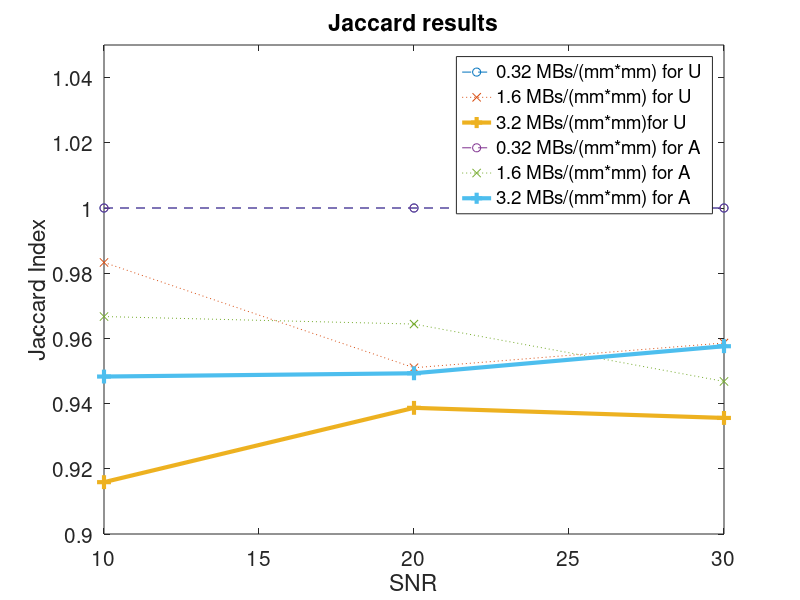
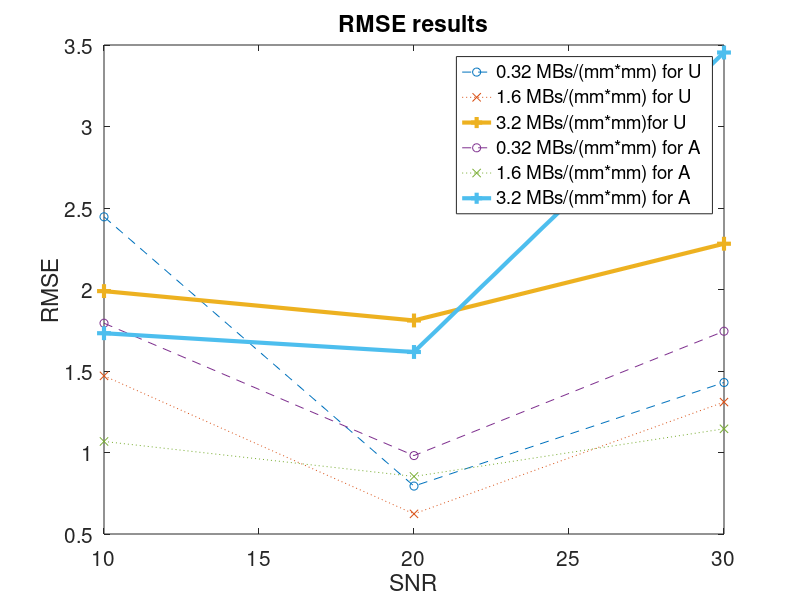

The MATLAB script that drew these images, in order: (Note: this script raises an error after producing the figures.)
%% for Jaccard
SNR=[10, 20, 30];
uJa_1=[1, 1, 1];
hJa_1=[1, 1, 1];
uJa_5=[0.9833, 0.951, 0.9586];
hJa_5=[0.9667, 0.9644, 0.9468];
uJa_10=[0.9159, 0.9387, 0.9356];
hJa_10=[0.9483, 0.9493, 0.9576];
figure()
plot(SNR,uJa_1,'--o',SNR,uJa_5,':x',SNR,uJa_10,'-+','MarkerSize',10,'LineWidth',3);
ylim([0.9 ,1.05]);
xlabel('SNR')
ylabel('Jaccard Index')
title('Jaccard results')
hold on
plot(SNR,hJa_1,'--o',SNR,hJa_5,':x',SNR,hJa_10,'-+','MarkerSize',10,'LineWidth',3);
legend('0.32 MBs/(mm*mm) for U','1.6 MBs/(mm*mm) for U','3.2 MBs/(mm*mm)for U',...
    '0.32 MBs/(mm*mm) for A','1.6 MBs/(mm*mm) for A','3.2 MBs/(mm*mm) for A');
hold off
set(gca,'FontSize',15)

%% for RMSE
SNR=[10, 20, 30];
uRM_1=[2.446, 0.794, 1.4295];
hRM_1=[1.7932,0.9811,1.7439];
uRM_5=[1.4702, 0.6235, 1.3094];
hRM_5=[1.0678, 0.8530,1.1453];
uRM_10=[1.9901, 1.81,2.2808];
hRM_10=[1.7318, 1.6167, 3.4539];

figure()
plot(SNR,uRM_1,'--o',SNR,uRM_5,':x',SNR,uRM_10,'-+','MarkerSize',10,'LineWidth',3);
%ylim([0.9 ,1.05]);
xlabel('SNR')
ylabel('RMSE')
title('RMSE results')
hold on
plot(SNR,hRM_1,'--o',SNR,hRM_5,':x',SNR,hRM_10,'-+','MarkerSize',10,'LineWidth',3);
legend('0.32 MBs/(mm*mm) for U','1.6 MBs/(mm*mm) for U','3.2 MBs/(mm*mm)for U',...
    '0.32 MBs/(mm*mm) for A','1.6 MBs/(mm*mm) for A','3.2 MBs/(mm*mm) for A');
hold off
set(gca,'FontSize',15)

%% Multibubble precision_ Auto-HRNet
x= [0.32,1.6,3.2];
la_10db=[2.415, 45.712, 64.142];
la_20db=[13.219,28.1968,41.443];
la_30db=[7.224, 54.477,54.084];
yyaxis left
plot (x,la_10db)
title('Plots with Different y-Scales')
xlabel('Values from 0 to 25')
ylabel('Left Side')


yyaxis right
ylim([10 20])
ylabel('Right Side')